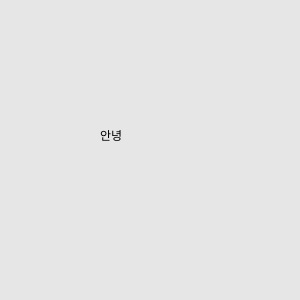
Frame 1 (no input)
Frame 60 (no input): identical to frame 1, image omitted
Frame 120 (the mouse pressed at the canvas centre since frame 60): identical to frame 1, image omitted

The p5.js sketch that drew this single still picture (run headless with seeded random() and noise() and a simulated clock; from frame 60 on, the mouse is pressed at the canvas centre):

// p5.js sketch
// ── sketch.js
let num= 150;

function setup() {
  createCanvas(300, 300);
  background(230);
  //ellipse(num, num, 30, 30)
  //text("hello", 0, 10); // corner = left bottom
  //text("hello", 0, 0, 10, 100); // corner = left top
  //text("hello", 136.5, 155)
  //text("hello my name is sanghyuck", 10, 10, 100, 30)
  //칸이 작다 -> 문자열이 자동으로 줄변환

  textSize();
  text("안녕", 100, 140)
}

function draw() {
 // ellipse(num, 150, 30, 30);
 // num += 10;
}
